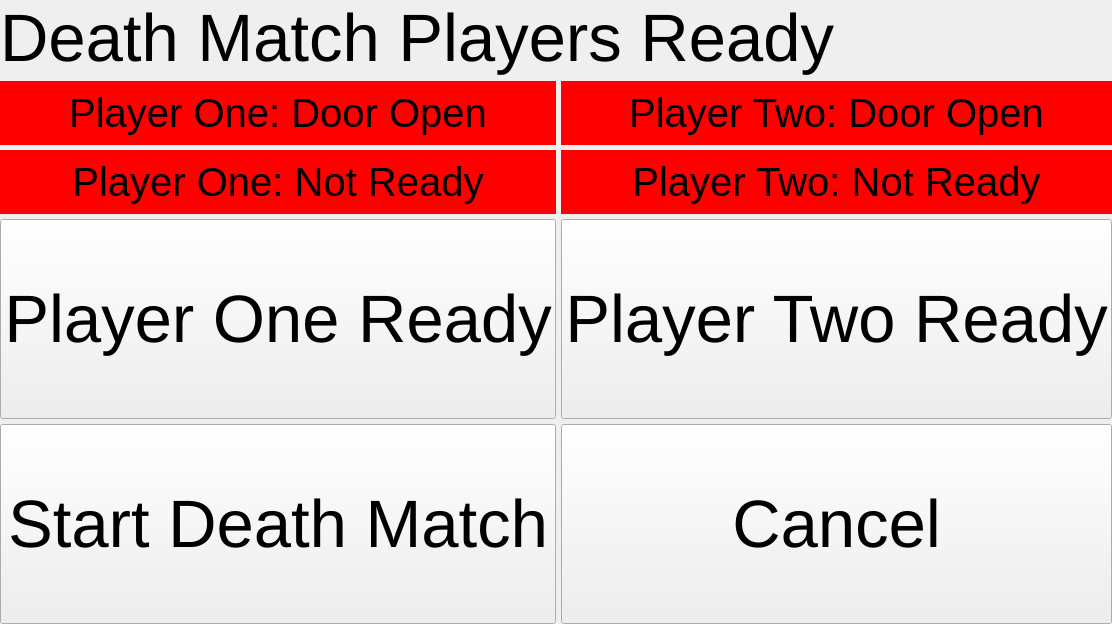
        <widget class="QWidget" name="deathMatchPlayersReady">
         <property name="font">
          <font>
           <pointsize>50</pointsize>
          </font>
         </property>
         <layout class="QGridLayout" name="gridLayout_5">
          <property name="sizeConstraint">
           <enum>QLayout::SetMinimumSize</enum>
          </property>
          <property name="leftMargin">
           <number>0</number>
          </property>
          <property name="topMargin">
           <number>0</number>
          </property>
          <property name="rightMargin">
           <number>0</number>
          </property>
          <property name="bottomMargin">
           <number>0</number>
          </property>
          <property name="spacing">
           <number>0</number>
          </property>
          <item row="0" column="0">
           <layout class="QGridLayout" name="gridLayout_4">
            <property name="spacing">
             <number>5</number>
            </property>
            <item row="0" column="0" colspan="2">
             <widget class="QLabel" name="dmprTitle">
              <property name="sizePolicy">
               <sizepolicy hsizetype="Preferred" vsizetype="Minimum">
                <horstretch>0</horstretch>
                <verstretch>0</verstretch>
               </sizepolicy>
              </property>
              <property name="minimumSize">
               <size>
                <width>0</width>
                <height>0</height>
               </size>
              </property>
              <property name="maximumSize">
               <size>
                <width>16777215</width>
                <height>100</height>
               </size>
              </property>
              <property name="text">
               <string>Death Match Players Ready</string>
              </property>
             </widget>
            </item>
            <item row="4" column="1">
             <widget class="QPushButton" name="dmprCancel">
              <property name="minimumSize">
               <size>
                <width>0</width>
                <height>200</height>
               </size>
              </property>
              <property name="text">
               <string>Cancel</string>
              </property>
             </widget>
            </item>
            <item row="1" column="0">
             <widget class="QWidget" name="dmprPlayerOneDoorWidget" native="true">
              <property name="styleSheet">
               <string notr="true">QWidget#dmprPlayerOneDoorWidget {
	background-color: red;
}</string>
              </property>
              <layout class="QGridLayout" name="gridLayout_18">
               <item row="0" column="0">
                <layout class="QGridLayout" name="gridLayout_6">
                 <property name="spacing">
                  <number>0</number>
                 </property>
                 <item row="0" column="0">
                  <widget class="QLabel" name="dmprPlayerOneDoorIndicatorLabel">
                   <property name="font">
                    <font>
                     <pointsize>30</pointsize>
                    </font>
                   </property>
                   <property name="styleSheet">
                    <string notr="true"/>
                   </property>
                   <property name="text">
                    <string>Player One: Door Open</string>
                   </property>
                   <property name="alignment">
                    <set>Qt::AlignCenter</set>
                   </property>
                  </widget>
                 </item>
                </layout>
               </item>
              </layout>
             </widget>
            </item>
            <item row="3" column="1">
             <widget class="QPushButton" name="dmprPlayerTwoReadyButton">
              <property name="sizePolicy">
               <sizepolicy hsizetype="Minimum" vsizetype="Fixed">
                <horstretch>0</horstretch>
                <verstretch>200</verstretch>
               </sizepolicy>
              </property>
              <property name="minimumSize">
               <size>
                <width>0</width>
                <height>200</height>
               </size>
              </property>
              <property name="text">
               <string>Player Two Ready</string>
              </property>
             </widget>
            </item>
            <item row="4" column="0">
             <widget class="QPushButton" name="dmprStart">
              <property name="minimumSize">
               <size>
                <width>0</width>
                <height>200</height>
               </size>
              </property>
              <property name="text">
               <string>Start Death Match</string>
              </property>
             </widget>
            </item>
            <item row="1" column="1">
             <widget class="QWidget" name="dmprPlayerTwoDoorWidget" native="true">
              <property name="styleSheet">
               <string notr="true">QWidget#dmprPlayerTwoDoorWidget {
	background-color: red;
}</string>
              </property>
              <layout class="QGridLayout" name="gridLayout_20">
               <item row="0" column="0">
                <layout class="QGridLayout" name="gridLayout_17">
                 <property name="spacing">
                  <number>0</number>
                 </property>
                 <item row="0" column="0">
                  <widget class="QLabel" name="dmprPlayerTwoDoorIndicatorLabel">
                   <property name="font">
                    <font>
                     <pointsize>30</pointsize>
                    </font>
                   </property>
                   <property name="styleSheet">
                    <string notr="true"/>
                   </property>
                   <property name="text">
                    <string>Player Two: Door Open</string>
                   </property>
                   <property name="alignment">
                    <set>Qt::AlignCenter</set>
                   </property>
                  </widget>
                 </item>
                </layout>
               </item>
              </layout>
             </widget>
            </item>
            <item row="3" column="0">
             <widget class="QPushButton" name="dmprPlayerOneReadyButton">
              <property name="sizePolicy">
               <sizepolicy hsizetype="Minimum" vsizetype="Fixed">
                <horstretch>0</horstretch>
                <verstretch>0</verstretch>
               </sizepolicy>
              </property>
              <property name="minimumSize">
               <size>
                <width>0</width>
                <height>200</height>
               </size>
              </property>
              <property name="text">
               <string>Player One Ready</string>
              </property>
             </widget>
            </item>
            <item row="2" column="0">
             <widget class="QWidget" name="dmprPlayerOneReadyWidget" native="true">
              <property name="styleSheet">
               <string notr="true">QWidget#dmprPlayerOneReadyWidget {
	background-color: red;
}</string>
              </property>
              <layout class="QGridLayout" name="gridLayout_23">
               <item row="0" column="0">
                <layout class="QGridLayout" name="gridLayout_21">
                 <item row="0" column="0">
                  <widget class="QLabel" name="dmprPlayerOneReadyLabel">
                   <property name="font">
                    <font>
                     <pointsize>30</pointsize>
                    </font>
                   </property>
                   <property name="styleSheet">
                    <string notr="true"/>
                   </property>
                   <property name="text">
                    <string>Player One: Not Ready</string>
                   </property>
                   <property name="alignment">
                    <set>Qt::AlignCenter</set>
                   </property>
                  </widget>
                 </item>
                </layout>
               </item>
              </layout>
             </widget>
            </item>
            <item row="2" column="1">
             <widget class="QWidget" name="dmprPlayerTwoReadyWidget" native="true">
              <property name="styleSheet">
               <string notr="true">QWidget#dmprPlayerTwoReadyWidget {
	background-color: red;
}</string>
              </property>
              <layout class="QGridLayout" name="gridLayout_24">
               <item row="0" column="0">
                <layout class="QGridLayout" name="gridLayout_22">
                 <item row="0" column="0">
                  <widget class="QLabel" name="dmprPlayerTwoReadyLabel">
                   <property name="font">
                    <font>
                     <pointsize>30</pointsize>
                    </font>
                   </property>
                   <property name="styleSheet">
                    <string notr="true"/>
                   </property>
                   <property name="text">
                    <string>Player Two: Not Ready</string>
                   </property>
                   <property name="alignment">
                    <set>Qt::AlignCenter</set>
                   </property>
                  </widget>
                 </item>
                </layout>
               </item>
              </layout>
             </widget>
            </item>
           </layout>
          </item>
         </layout>
        </widget>
